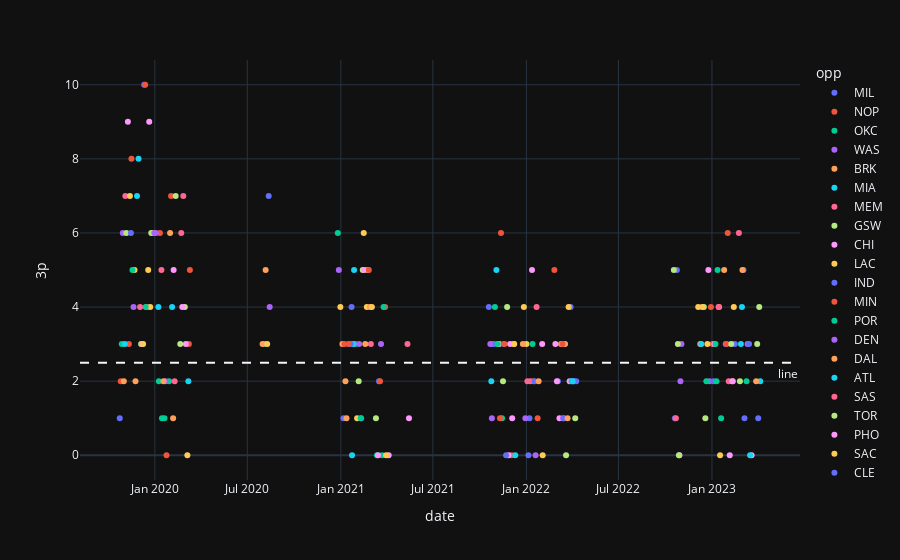

Notebook code cell kept with this figure:
### Code cell
# scatterplot usage
# get user inputs
print(df.columns.tolist())
stat = input('pick a stat (see choices below): ')
line = float(input("Enter the line: "))

# plot
scatter(df, stat, line)

### Figure 1 — Plotly figure (JSON) as saved in the notebook; plotly's stock layout.template omitted (floating-point values rounded to 4 significant figures)
{"data": [{"hovertemplate": "opp=MIL<br>date=%{x}<br>3p=%{y}<extra></extra>", "legendgroup": "MIL", "marker": {"color": "#636efa", "symbol": "circle"}, "mode": "markers", "name": "MIL", "orientation": "v", "showlegend": true, "type": "scatter", "x": ["2019-10-24T00:00:00", "2020-08-02T00:00:00", "2021-01-18T00:00:00", "2021-10-19T00:00:00", "2022-01-07T00:00:00", "2022-03-29T00:00:00", "2022-10-20T00:00:00", "2023-03-04T00:00:00", "2023-04-02T00:00:00"], "xaxis": "x", "y": [1, 3, 3, 4, 1, 4, 1, 5, 1], "yaxis": "y"}, {"hovertemplate": "opp=NOP<br>date=%{x}<br>3p=%{y}<extra></extra>", "legendgroup": "NOP", "marker": {"color": "#EF553B", "symbol": "circle"}, "mode": "markers", "name": "NOP", "orientation": "v", "showlegend": true, "type": "scatter", "x": ["2019-10-26T00:00:00", "2019-11-11T00:00:00", "2020-02-02T00:00:00", "2021-11-12T00:00:00", "2022-01-15T00:00:00", "2022-12-30T00:00:00", "2023-01-02T00:00:00"], "xaxis": "x", "y": [2, 3, 7, 6, 2, 4, 3], "yaxis": "y"}, {"hovertemplate": "opp=OKC<br>date=%{x}<br>3p=%{y}<extra></extra>", "legendgroup": "OKC", "marker": {"color": "#00cc96", "symbol": "circle"}, "mode": "markers", "name": "OKC", "orientation": "v", "showlegend": true, "type": "scatter", "x": ["2019-10-28T00:00:00", "2020-01-09T00:00:00", "2020-01-20T00:00:00", "2021-01-29T00:00:00", "2021-11-14T00:00:00", "2022-01-13T00:00:00", "2023-01-12T00:00:00"], "xaxis": "x", "y": [3, 2, 1, 3, 1, 3, 5], "yaxis": "y"}, {"hovertemplate": "opp=WAS<br>date=%{x}<br>3p=%{y}<extra></extra>", "legendgroup": "WAS", "marker": {"color": "#ab63fa", "symbol": "circle"}, "mode": "markers", "name": "WAS", "orientation": "v", "showlegend": true, "type": "scatter", "x": ["2019-10-30T00:00:00", "2021-03-21T00:00:00", "2021-10-25T00:00:00", "2022-01-19T00:00:00", "2022-10-31T00:00:00", "2022-11-02T00:00:00", "2022-12-27T00:00:00", "2023-03-12T00:00:00"], "xaxis": "x", "y": [6, 3, 1, 0, 2, 3, 2, 3], "yaxis": "y"}, {"hovertemplate": "opp=BRK<br>date=%{x}<br>3p=%{y}<extra></extra>", "legendgroup": "BRK", "marker": {"color": "#FFA15A", "symbol": "circle"}, "mode": "markers", "name": "BRK", "orientation": "v", "showlegend": true, "type": "scatter", "x": ["2019-11-01T00:00:00", "2019-12-28T00:00:00", "2022-03-10T00:00:00", "2023-01-25T00:00:00", "2023-02-11T00:00:00"], "xaxis": "x", "y": [2, 6, 3, 5, 2], "yaxis": "y"}, {"hovertemplate": "opp=MIA<br>date=%{x}<br>3p=%{y}<extra></extra>", "legendgroup": "MIA", "marker": {"color": "#19d3f3", "symbol": "circle"}, "mode": "markers", "name": "MIA", "orientation": "v", "showlegend": true, "type": "scatter", "x": ["2019-11-03T00:00:00", "2019-11-27T00:00:00", "2021-01-23T00:00:00", "2021-01-25T00:00:00", "2021-10-27T00:00:00", "2023-02-27T00:00:00", "2023-03-01T00:00:00", "2023-04-06T00:00:00"], "xaxis": "x", "y": [3, 7, 0, 3, 3, 3, 4, 2], "yaxis": "y"}, {"hovertemplate": "opp=MEM<br>date=%{x}<br>3p=%{y}<extra></extra>", "legendgroup": "MEM", "marker": {"color": "#FF6692", "symbol": "circle"}, "mode": "markers", "name": "MEM", "orientation": "v", "showlegend": true, "type": "scatter", "x": ["2019-11-04T00:00:00", "2020-01-14T00:00:00", "2020-02-26T00:00:00", "2022-01-03T00:00:00", "2023-02-23T00:00:00"], "xaxis": "x", "y": [7, 5, 7, 2, 6], "yaxis": "y"}, {"hovertemplate": "opp=GSW<br>date=%{x}<br>3p=%{y}<extra></extra>", "legendgroup": "GSW", "marker": {"color": "#B6E880", "symbol": "circle"}, "mode": "markers", "name": "GSW", "orientation": "v", "showlegend": true, "type": "scatter", "x": ["2019-11-06T00:00:00", "2019-12-25T00:00:00", "2020-02-20T00:00:00", "2021-02-13T00:00:00", "2021-11-16T00:00:00", "2022-12-16T00:00:00"], "xaxis": "x", "y": [6, 6, 3, 5, 2, 4], "yaxis": "y"}, {"hovertemplate": "opp=CHI<br>date=%{x}<br>3p=%{y}<extra></extra>", "legendgroup": "CHI", "marker": {"color": "#FF97FF", "symbol": "circle"}, "mode": "markers", "name": "CHI", "orientation": "v", "showlegend": true, "type": "scatter", "x": ["2019-11-09T00:00:00", "2021-05-15T00:00:00", "2021-11-08T00:00:00", "2021-12-04T00:00:00", "2022-01-12T00:00:00", "2022-03-07T00:00:00", "2022-10-29T00:00:00", "2023-01-06T00:00:00", "2023-03-20T00:00:00"], "xaxis": "x", "y": [9, 1, 3, 1, 5, 1, 0, 3, 0], "yaxis": "y"}, {"hovertemplate": "opp=LAC<br>date=%{x}<br>3p=%{y}<extra></extra>", "legendgroup": "LAC", "marker": {"color": "#FECB52", "symbol": "circle"}, "mode": "markers", "name": "LAC", "orientation": "v", "showlegend": true, "type": "scatter", "x": ["2019-11-13T00:00:00", "2019-11-22T00:00:00", "2019-12-19T00:00:00", "2020-03-05T00:00:00", "2021-02-02T00:00:00", "2021-02-21T00:00:00", "2021-12-27T00:00:00", "2022-01-01T00:00:00", "2022-03-25T00:00:00", "2022-12-23T00:00:00", "2023-01-17T00:00:00"], "xaxis": "x", "y": [7, 5, 5, 0, 1, 4, 4, 3, 4, 3, 0], "yaxis": "y"}, {"hovertemplate": "opp=IND<br>date=%{x}<br>3p=%{y}<extra></extra>", "legendgroup": "IND", "marker": {"color": "#636efa", "symbol": "circle"}, "mode": "markers", "name": "IND", "orientation": "v", "showlegend": true, "type": "scatter", "x": ["2019-11-15T00:00:00", "2020-08-12T00:00:00", "2021-01-06T00:00:00", "2021-02-10T00:00:00", "2021-03-17T00:00:00", "2021-10-29T00:00:00", "2022-01-05T00:00:00", "2022-04-05T00:00:00", "2022-04-09T00:00:00", "2022-10-24T00:00:00", "2023-01-04T00:00:00", "2023-03-06T00:00:00"], "xaxis": "x", "y": [6, 7, 1, 1, 2, 3, 0, 2, 2, 5, 2, 1], "yaxis": "y"}, {"hovertemplate": "opp=MIN<br>date=%{x}<br>3p=%{y}<extra></extra>", "legendgroup": "MIN", "marker": {"color": "#EF553B", "symbol": "circle"}, "mode": "markers", "name": "MIN", "orientation": "v", "showlegend": true, "type": "scatter", "x": ["2019-11-16T00:00:00", "2020-01-11T00:00:00", "2020-01-24T00:00:00", "2020-03-10T00:00:00", "2021-03-29T00:00:00", "2021-12-03T00:00:00", "2022-01-23T00:00:00", "2022-02-25T00:00:00"], "xaxis": "x", "y": [8, 6, 0, 5, 4, 0, 1, 5], "yaxis": "y"}, {"hovertemplate": "opp=POR<br>date=%{x}<br>3p=%{y}<extra></extra>", "legendgroup": "POR", "marker": {"color": "#00cc96", "symbol": "circle"}, "mode": "markers", "name": "POR", "orientation": "v", "showlegend": true, "type": "scatter", "x": ["2019-11-18T00:00:00", "2020-01-15T00:00:00", "2020-01-29T00:00:00", "2020-08-04T00:00:00", "2020-12-26T00:00:00", "2021-03-23T00:00:00", "2023-01-19T00:00:00", "2023-03-10T00:00:00"], "xaxis": "x", "y": [5, 1, 2, 3, 6, 0, 1, 2], "yaxis": "y"}, {"hovertemplate": "opp=DEN<br>date=%{x}<br>3p=%{y}<extra></extra>", "legendgroup": "DEN", "marker": {"color": "#ab63fa", "symbol": "circle"}, "mode": "markers", "name": "DEN", "orientation": "v", "showlegend": true, "type": "scatter", "x": ["2019-11-20T00:00:00", "2019-12-31T00:00:00", "2020-01-22T00:00:00", "2020-12-28T00:00:00", "2022-03-14T00:00:00", "2023-01-28T00:00:00"], "xaxis": "x", "y": [4, 6, 2, 5, 1, 3], "yaxis": "y"}, {"hovertemplate": "opp=DAL<br>date=%{x}<br>3p=%{y}<extra></extra>", "legendgroup": "DAL", "marker": {"color": "#FFA15A", "symbol": "circle"}, "mode": "markers", "name": "DAL", "orientation": "v", "showlegend": true, "type": "scatter", "x": ["2019-11-24T00:00:00", "2020-01-31T00:00:00", "2020-07-31T00:00:00", "2021-01-04T00:00:00", "2021-02-27T00:00:00", "2021-12-07T00:00:00", "2022-03-18T00:00:00", "2023-03-02T00:00:00", "2023-03-29T00:00:00"], "xaxis": "x", "y": [2, 6, 3, 3, 4, 3, 3, 5, 2], "yaxis": "y"}, {"hovertemplate": "opp=ATL<br>date=%{x}<br>3p=%{y}<extra></extra>", "legendgroup": "ATL", "marker": {"color": "#19d3f3", "symbol": "circle"}, "mode": "markers", "name": "ATL", "orientation": "v", "showlegend": true, "type": "scatter", "x": ["2019-11-30T00:00:00", "2020-01-08T00:00:00", "2021-01-27T00:00:00", "2021-11-03T00:00:00", "2021-12-10T00:00:00"], "xaxis": "x", "y": [8, 4, 5, 5, 0], "yaxis": "y"}, {"hovertemplate": "opp=SAS<br>date=%{x}<br>3p=%{y}<extra></extra>", "legendgroup": "SAS", "marker": {"color": "#FF6692", "symbol": "circle"}, "mode": "markers", "name": "SAS", "orientation": "v", "showlegend": true, "type": "scatter", "x": ["2019-12-03T00:00:00", "2019-12-16T00:00:00", "2021-03-01T00:00:00", "2021-05-12T00:00:00", "2022-01-09T00:00:00", "2022-01-21T00:00:00", "2022-10-22T00:00:00", "2023-02-03T00:00:00"], "xaxis": "x", "y": [4, 4, 3, 3, 2, 4, 1, 2], "yaxis": "y"}, {"hovertemplate": "opp=TOR<br>date=%{x}<br>3p=%{y}<extra></extra>", "legendgroup": "TOR", "marker": {"color": "#B6E880", "symbol": "circle"}, "mode": "markers", "name": "TOR", "orientation": "v", "showlegend": true, "type": "scatter", "x": ["2019-12-05T00:00:00", "2021-02-05T00:00:00", "2021-11-07T00:00:00", "2022-03-20T00:00:00", "2022-04-07T00:00:00", "2022-10-26T00:00:00", "2022-10-28T00:00:00", "2022-12-19T00:00:00", "2023-03-31T00:00:00"], "xaxis": "x", "y": [3, 2, 3, 0, 1, 3, 0, 1, 3], "yaxis": "y"}, {"hovertemplate": "opp=PHO<br>date=%{x}<br>3p=%{y}<extra></extra>", "legendgroup": "PHO", "marker": {"color": "#FF97FF", "symbol": "circle"}, "mode": "markers", "name": "PHO", "orientation": "v", "showlegend": true, "type": "scatter", "x": ["2019-12-07T00:00:00", "2019-12-21T00:00:00", "2020-02-07T00:00:00", "2021-02-16T00:00:00", "2021-11-27T00:00:00", "2022-02-01T00:00:00", "2022-03-27T00:00:00"], "xaxis": "x", "y": [3, 9, 5, 5, 0, 3, 2], "yaxis": "y"}, {"hovertemplate": "opp=SAC<br>date=%{x}<br>3p=%{y}<extra></extra>", "legendgroup": "SAC", "marker": {"color": "#FECB52", "symbol": "circle"}, "mode": "markers", "name": "SAC", "orientation": "v", "showlegend": true, "type": "scatter", "x": ["2019-12-09T00:00:00", "2019-12-23T00:00:00", "2020-08-09T00:00:00", "2020-12-31T00:00:00", "2021-02-15T00:00:00", "2021-02-23T00:00:00", "2022-02-02T00:00:00", "2022-12-13T00:00:00"], "xaxis": "x", "y": [3, 4, 3, 4, 6, 5, 0, 4], "yaxis": "y"}, {"hovertemplate": "opp=CLE<br>date=%{x}<br>3p=%{y}<extra></extra>", "legendgroup": "CLE", "marker": {"color": "#636efa", "symbol": "circle"}, "mode": "markers", "name": "CLE", "orientation": "v", "showlegend": true, "type": "scatter", "x": ["2019-12-11T00:00:00", "2021-01-20T00:00:00", "2021-01-22T00:00:00", "2021-11-17T00:00:00", "2021-11-22T00:00:00", "2022-01-17T00:00:00", "2022-03-04T00:00:00", "2022-03-16T00:00:00", "2022-04-03T00:00:00", "2023-02-15T00:00:00", "2023-03-15T00:00:00"], "xaxis": "x", "y": [10, 3, 4, 3, 0, 2, 2, 1, 2, 3, 3], "yaxis": "y"}, {"hovertemplate": "opp=ORL<br>date=%{x}<br>3p=%{y}<extra></extra>", "legendgroup": "ORL", "marker": {"color": "#EF553B", "symbol": "circle"}, "mode": "markers", "name": "ORL", "orientation": "v", "showlegend": true, "type": "scatter", "x": ["2019-12-13T00:00:00", "2020-03-08T00:00:00", "2021-01-08T00:00:00", "2021-01-16T00:00:00", "2021-02-25T00:00:00", "2021-03-19T00:00:00", "2021-11-10T00:00:00", "2021-11-19T00:00:00", "2022-03-13T00:00:00", "2023-01-30T00:00:00", "2023-02-01T00:00:00"], "xaxis": "x", "y": [10, 3, 3, 3, 5, 2, 1, 3, 3, 3, 6], "yaxis": "y"}, {"hovertemplate": "opp=DET<br>date=%{x}<br>3p=%{y}<extra></extra>", "legendgroup": "DET", "marker": {"color": "#00cc96", "symbol": "circle"}, "mode": "markers", "name": "DET", "orientation": "v", "showlegend": true, "type": "scatter", "x": ["2019-12-14T00:00:00", "2021-02-09T00:00:00", "2021-03-13T00:00:00", "2021-03-26T00:00:00", "2021-10-31T00:00:00", "2021-11-05T00:00:00", "2022-03-31T00:00:00", "2022-12-21T00:00:00", "2023-01-08T00:00:00", "2023-01-10T00:00:00"], "xaxis": "x", "y": [4, 1, 0, 4, 4, 3, 2, 2, 3, 2], "yaxis": "y"}, {"hovertemplate": "opp=PHI<br>date=%{x}<br>3p=%{y}<extra></extra>", "legendgroup": "PHI", "marker": {"color": "#ab63fa", "symbol": "circle"}, "mode": "markers", "name": "PHI", "orientation": "v", "showlegend": true, "type": "scatter", "x": ["2020-01-03T00:00:00", "2020-08-14T00:00:00", "2021-02-06T00:00:00", "2021-10-22T00:00:00", "2021-12-30T00:00:00"], "xaxis": "x", "y": [6, 4, 3, 3, 1], "yaxis": "y"}, {"hovertemplate": "opp=LAL<br>date=%{x}<br>3p=%{y}<extra></extra>", "legendgroup": "LAL", "marker": {"color": "#FFA15A", "symbol": "circle"}, "mode": "markers", "name": "LAL", "orientation": "v", "showlegend": true, "type": "scatter", "x": ["2020-01-18T00:00:00", "2020-02-06T00:00:00", "2020-08-06T00:00:00", "2021-01-10T00:00:00", "2021-01-12T00:00:00", "2021-02-18T00:00:00", "2021-12-25T00:00:00", "2022-01-25T00:00:00", "2022-03-23T00:00:00", "2022-12-09T00:00:00", "2023-01-15T00:00:00"], "xaxis": "x", "y": [2, 1, 5, 2, 1, 3, 3, 2, 1, 3, 4], "yaxis": "y"}, {"hovertemplate": "opp=CHO<br>date=%{x}<br>3p=%{y}<extra></extra>", "legendgroup": "CHO", "marker": {"color": "#19d3f3", "symbol": "circle"}, "mode": "markers", "name": "CHO", "orientation": "v", "showlegend": true, "type": "scatter", "x": ["2020-02-04T00:00:00", "2020-03-07T00:00:00", "2021-10-24T00:00:00", "2022-04-02T00:00:00", "2022-12-11T00:00:00", "2023-03-17T00:00:00"], "xaxis": "x", "y": [4, 2, 2, 2, 3, 0], "yaxis": "y"}, {"hovertemplate": "opp=UTA<br>date=%{x}<br>3p=%{y}<extra></extra>", "legendgroup": "UTA", "marker": {"color": "#FF6692", "symbol": "circle"}, "mode": "markers", "name": "UTA", "orientation": "v", "showlegend": true, "type": "scatter", "x": ["2020-02-09T00:00:00", "2020-02-22T00:00:00", "2023-01-14T00:00:00"], "xaxis": "x", "y": [2, 6, 4], "yaxis": "y"}, {"hovertemplate": "opp=BOS<br>date=%{x}<br>3p=%{y}<extra></extra>", "legendgroup": "BOS", "marker": {"color": "#B6E880", "symbol": "circle"}, "mode": "markers", "name": "BOS", "orientation": "v", "showlegend": true, "type": "scatter", "x": ["2020-02-11T00:00:00", "2020-02-29T00:00:00", "2021-03-11T00:00:00", "2021-11-24T00:00:00", "2022-10-18T00:00:00", "2023-02-08T00:00:00", "2023-02-25T00:00:00", "2023-04-04T00:00:00"], "xaxis": "x", "y": [7, 4, 1, 4, 5, 3, 2, 4], "yaxis": "y"}, {"hovertemplate": "opp=NYK<br>date=%{x}<br>3p=%{y}<extra></extra>", "legendgroup": "NYK", "marker": {"color": "#FF97FF", "symbol": "circle"}, "mode": "markers", "name": "NYK", "orientation": "v", "showlegend": true, "type": "scatter", "x": ["2020-02-24T00:00:00", "2020-03-02T00:00:00", "2021-03-15T00:00:00", "2021-04-05T00:00:00", "2021-11-30T00:00:00", "2022-02-27T00:00:00", "2022-03-02T00:00:00", "2022-12-25T00:00:00", "2023-02-05T00:00:00", "2023-02-10T00:00:00"], "xaxis": "x", "y": [4, 3, 0, 0, 3, 3, 2, 5, 0, 2], "yaxis": "y"}, {"hovertemplate": "opp=HOU<br>date=%{x}<br>3p=%{y}<extra></extra>", "legendgroup": "HOU", "marker": {"color": "#FECB52", "symbol": "circle"}, "mode": "markers", "name": "HOU", "orientation": "v", "showlegend": true, "type": "scatter", "x": ["2021-03-03T00:00:00", "2021-03-31T00:00:00", "2021-12-08T00:00:00", "2022-12-05T00:00:00", "2023-02-13T00:00:00"], "xaxis": "x", "y": [4, 0, 3, 4, 4], "yaxis": "y"}], "layout": {"annotations": [{"showarrow": false, "text": "line", "x": 1, "xanchor": "right", "xref": "x domain", "y": 2.5, "yanchor": "top", "yref": "y"}], "legend": {"title": {"text": "opp"}, "tracegroupgap": 0}, "margin": {"t": 60}, "shapes": [{"line": {"dash": "dash"}, "type": "line", "x0": 0, "x1": 1, "xref": "x domain", "y0": 2.5, "y1": 2.5, "yref": "y"}], "xaxis": {"anchor": "y", "domain": [0, 1], "title": {"text": "date"}}, "yaxis": {"anchor": "x", "domain": [0, 1], "title": {"text": "3p"}}}}
